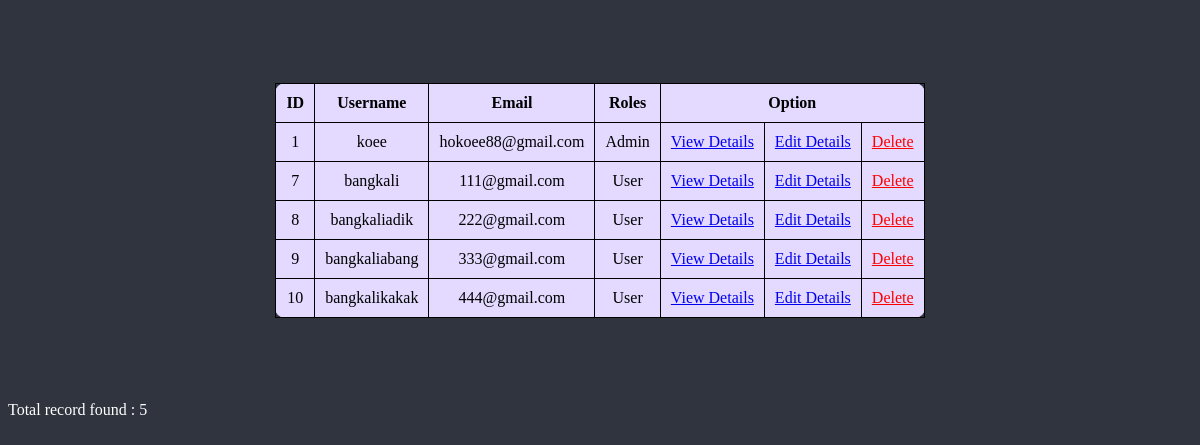
The app's page /admin/user_management.php (signed in) with its own data.
### tables this page shows
CREATE TABLE `user` (
  `userID` int(10) NOT NULL,
  `userName` varchar(50) NOT NULL,
  `userEmail` varchar(50) NOT NULL,
  `userContact` varchar(11) NOT NULL,
  `userPassword` varchar(50) NOT NULL,
  `gender` varchar(10) NOT NULL,
  `dateOfBirth` date NOT NULL,
  `residentialAddress` varchar(200) NOT NULL,
  `userType` enum('User','Admin') NOT NULL DEFAULT 'User',
  `profilePicture` longblob DEFAULT NULL
);

### admin/user_management.php (the view, shortened to what this page needs)
<?php
	include("../database/connect.php");
?>
<!DOCTYPE html>
<html>
<head>
</head>
<body>
	<div class = "user-container">
		<table>
			<tr>
				<th>ID</th>
				<th>Username</th>
				<th>Email</th>
				<th>Roles</th>
				<th colspan="3">Option</th>
			</tr>
			<?php
			$result = mysqli_query($con,"select * from user");
			$numRow = mysqli_num_rows($result);
			while($row = mysqli_fetch_assoc($result))
			{
				$userid = $row['userID'];
			?>
			<tr>
				<td><?php echo $row['userID']?></td>
				<td><?php echo $row['userName']?></td>
				<td><?php echo $row['userEmail']?></td>
				<td><?php echo $row['userType']?></td>
				<td><a href="user_detail.php?id=<?php echo $userid;?>&pageset=true">View Details</a></td>
				<td><a href="user_detail_edit.php?id=<?php echo $userid;?>&pageedit=true">Edit Details</a></td>
				<td><a href="?id=<?php echo $userid;?>&pagedelete=true" onclick="confirmation()" style="color: red;">Delete</a></td>
			</tr>
			<?php
			}
			?>
		</table>
		<footer style="color: white;">Total record found : <?php echo $numRow?></footer>
	</div>
</body>
</html>

### admin/user_management.php (style rules this page uses)
body,html { background-color: #30343F; }
.user-container table,tr,th,td { border: 1px solid black; border-collapse: collapse; padding: 10px; border-radius: 10px; }
.user-container table { position: relative; margin: 7% auto; border-color: #30343F; padding: 10px; background-color: #E4D9FF; text-align: center; }

### records on screen
user: userID "1", userName "koee", userEmail "hokoee88@gmail.com", userType "Admin"
user: userID "7", userName "bangkali", userEmail "111@gmail.com", userType "User"
user: userID "8", userName "bangkaliadik", userEmail "222@gmail.com", userType "User"
user: userID "9", userName "bangkaliabang", userEmail "333@gmail.com", userType "User"
user: userID "10", userName "bangkalikakak", userEmail "444@gmail.com", userType "User"

### other values on screen
$numRow "5"
